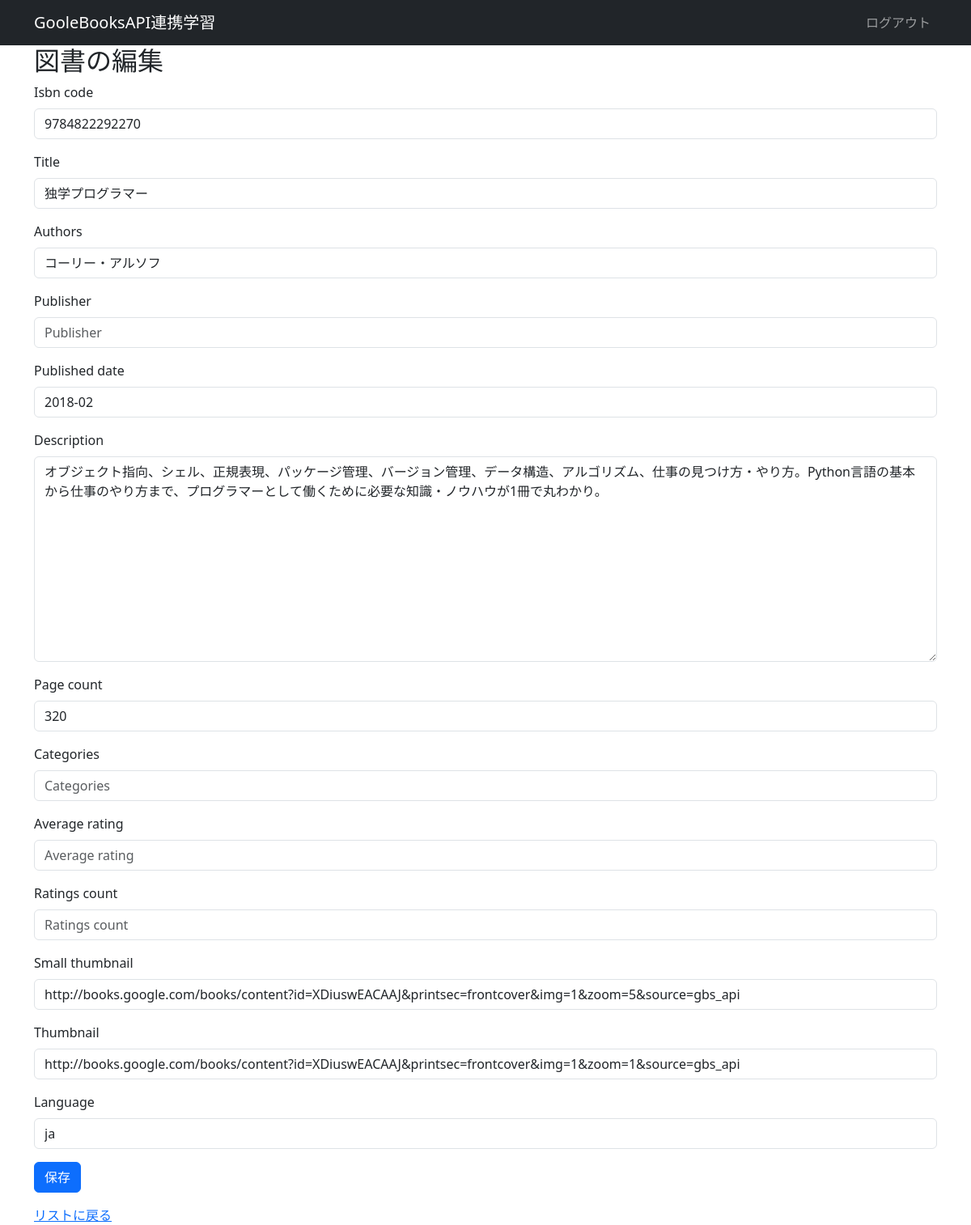
/8/edit/ (signed in), run on the app's committed database.
### books/models.py (models this page shows, shortened)
class Book(models.Model):
    id = models.AutoField(primary_key=True)                                 # 明示的にidフィールドを定義
    isbn_code = models.CharField(max_length=13, unique=True)                # ISVNコード[必須]
    title = models.CharField(max_length=200)                                # タイトル[必須]
    authors = models.CharField(max_length=200)                              # 著者[必須]　※リストで返ってくる
    publisher = models.CharField(max_length=200, blank=True, null=True)     # 出版社
    published_date = models.CharField(max_length=20, blank=True, null=True) # 出版日
    description = models.TextField(blank=True, null=True)                   # 書籍の説明
    page_count = models.IntegerField(blank=True, null=True)                 # ページ数
    categories = models.CharField(max_length=200, blank=True, null=True)    # 書籍のカテゴリー　※リストで返ってくる
    average_rating = models.FloatField(blank=True, null=True)               # 平均評価（1〜5の範囲）
    ratings_count = models.IntegerField(blank=True, null=True)              # 評価の件数
    small_thumbnail = models.URLField(blank=True, null=True)                # 小さいサムネイル画像のURL
    thumbnail = models.URLField(blank=True, null=True)                      # サムネイル画像のURL
    language = models.CharField(max_length=10, blank=True, null=True)       # 書籍の言語コード（ISO 639-1)[必須]
    date_add = models.DateTimeField(auto_now_add=True)                      # 登録日
    user = models.ForeignKey(User, on_delete=models.CASCADE)                # 登録ユーザー

### books/views.py (the view)
# urls.py: path('<int:pk>/edit/', views.book_edit, name='edit'),
@login_required
def book_edit(request, pk):
    book = get_object_or_404(Book, pk=pk)
    if request.method == 'POST':
        form = BookForm(request.POST, instance=book)
        if form.is_valid():
            form.save()
            return redirect('list')
    else:
        form = BookForm(instance=book)
    return render(request, 'books/book_form.html', {'form': form})

### books/forms.py
class BookForm(forms.ModelForm):
    class Meta:
        model = Book
        fields = [
            'isbn_code',
            'title',
            'authors',
            'publisher',
            'published_date',
            'description',
            'page_count',
            'categories',
            'average_rating',
            'ratings_count',
            'small_thumbnail',
            'thumbnail',
            'language'
            ]
        widgets = {
            'isbn_code': forms.TextInput(attrs={'readonly': 'readonly'}),
        }
        """
        widgets 属性は、Djangoのフォームで使用されるウィジェットを指定するためのものです。
        ウィジェットは、フォームフィールドがどのようにレンダリングされるか（表示されるか）を制御します。
        具体的には、各フィールドに対してどのHTML要素（例：<input>、<textarea>など）を使用するか、
        そしてその要素に適用する属性（例：readonly、classなど）を指定できます。

        ■ widgets 属性の役割
          ● ウィジェットのカスタマイズ: フォームフィールドのデフォルトのレンダリング方法をカスタマイズします。
          ● HTML属性の設定: ウィジェットに追加のHTML属性を設定します（例：プレースホルダー、CSSクラス、読み取り専用など）。
        """

### books/templates/books/book_form.html (shortened to what this page needs)
{% extends 'base.html' %}
{% load django_bootstrap5 %}
{% block main %}
  {% if form.instance.pk %}
    <h2>図書の編集</h2>
    <form method="post" action="{% url 'edit' form.instance.pk %}">
  {% else %}
    <h2>図書の新規登録</h2>
    <form method="post" action="{% url 'add' %}">
  {% endif %}
      {% bootstrap_form form %}
      {% bootstrap_button button_type="submit" content="保存" %}
    </form>
    <a href="{% url 'list' %}">リストに戻る</a>
{% endblock %}

### data on the page
Book: isbn_code "9784822292270", title "独学プログラマー", authors "コーリー・アルソフ", published_date "2018-02", description "オブジェクト指向、シェル、正規表現、パッケージ管理、バージョン管理、データ構造、アルゴリズム、仕事の見つけ方・やり方。Python言語の基本から仕事のやり方まで、プログラマーとして働くために必要な知識・ノウハウが1冊で丸わかり。", page_count "320", small_thumbnail "http://books.google.com/books/content?id=XDiuswEACAAJ&printsec=frontcover&img=1&zoom=5&source=gbs_api", thumbnail "http://books.google.com/books/content?id=XDiuswEACAAJ&printsec=frontcover&img=1&zoom=1&source=gbs_api", language "ja"
